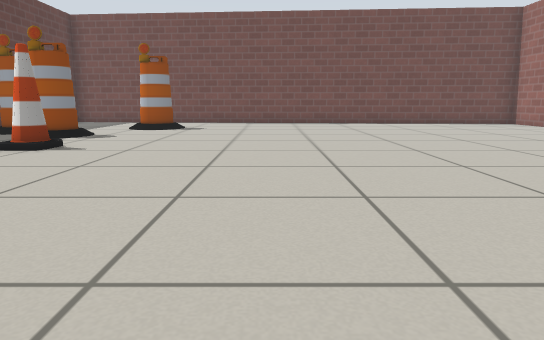
view 1 (above)

16 first-person views from a walk through a Gazebo world. The camera is 0.5 m above the floor, tilts 10° down and sees 70° across. The floor is counted in squares, 0.5 m on a side. Each view is taken from the middle of a square. On the plan, view 1 faces up. The plan holds only what a view shows up to about 13 squares ahead; the rest is blank. The robots in the file are not drawn. Gazebo's built-in surfaces are drawn with simple patterns.

view 2
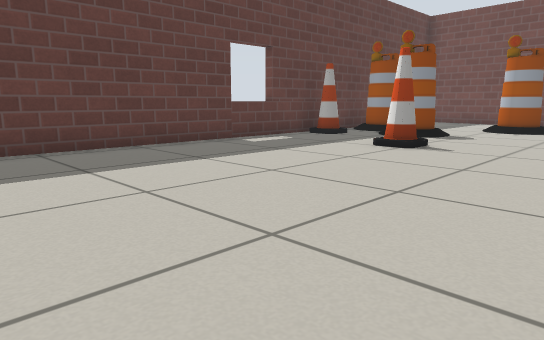

view 3
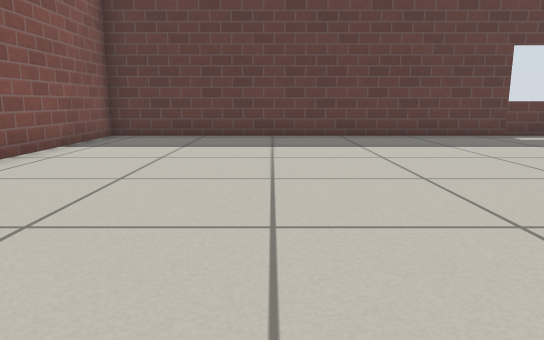

view 4
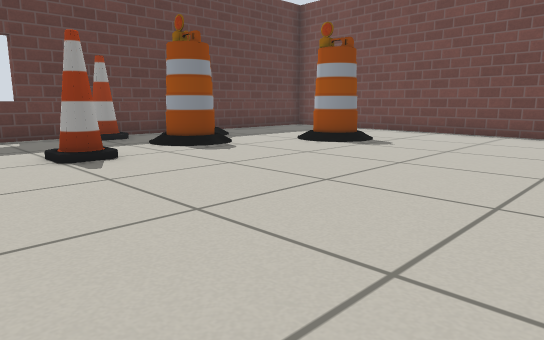

view 5
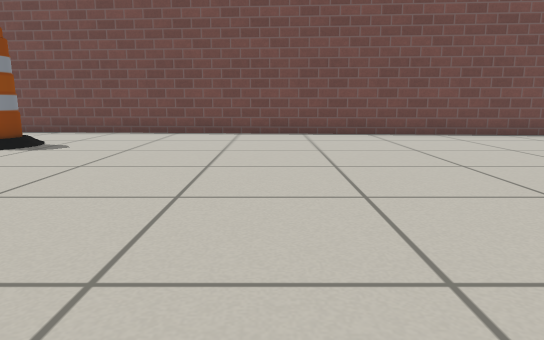

view 6
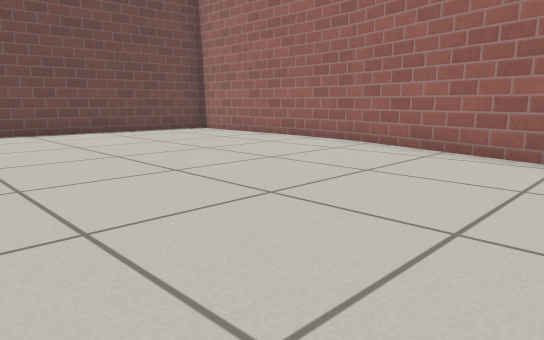

view 7
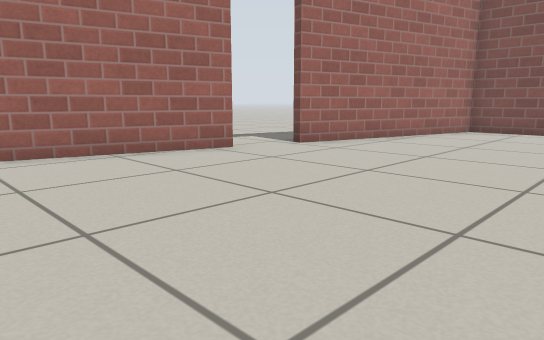

view 8
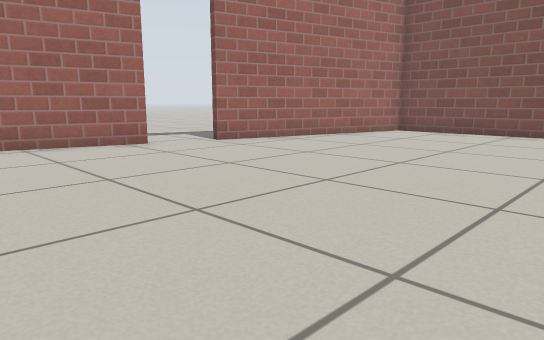

view 9
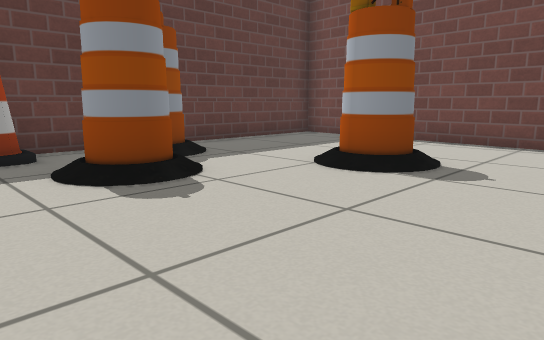

view 10
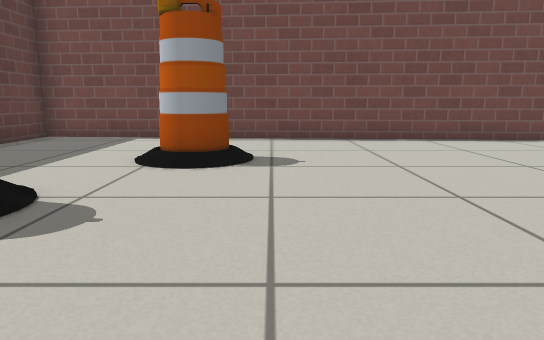

view 11
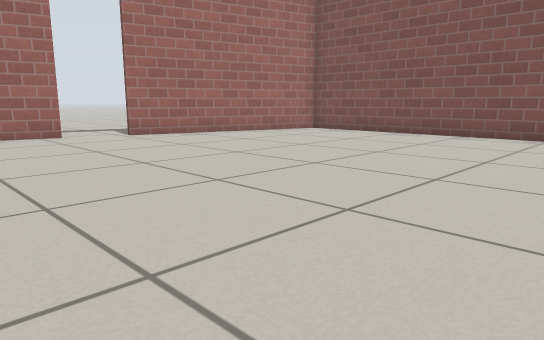

view 12
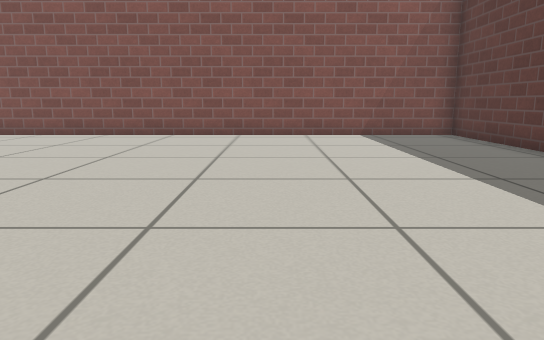

view 13
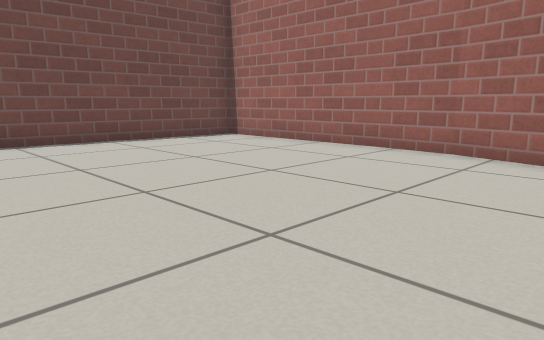

view 14
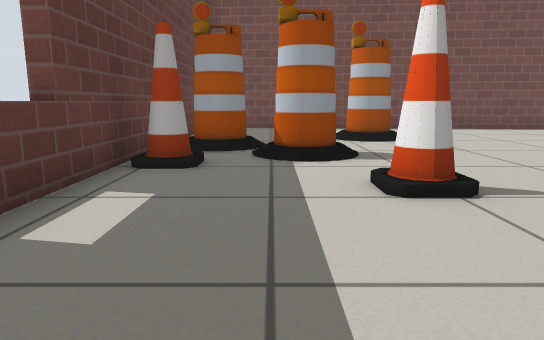

view 15
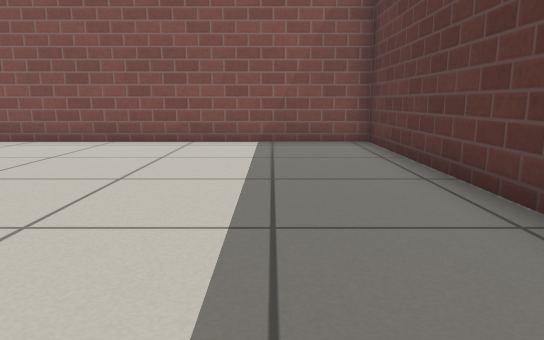

view 16
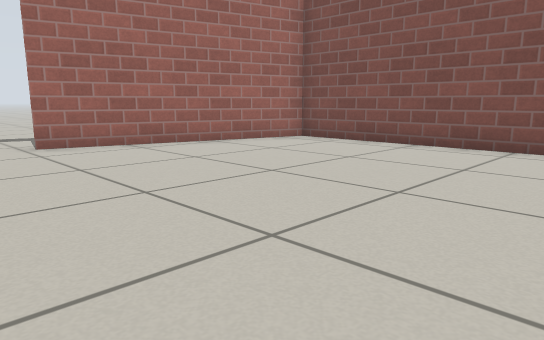

### Floor plan
Points are (right, up) in squares from view 1. A wall is a line through its corners. A room is listed if a view was taken in it or the views show most of it. See-through windows are left out.
Room 1 (views 1, 2, 3, 4, 5, 6, 7, 8, 9, 10, 11, 12, 13, 14, 15, 16)
walls: (8.7, 3.4) (10.7, 10.9); (10.8, 10.8) (10.8, 17.6) (-9.4, 19.1) (-9.4, -4.7) (6.5, -4.7) (8.2, 1.8) (8.6, 1.7)
ways out: open door at (9, 2.5)
objects: cone (-9, 10) to (-8, 10); barrel (-9, 12) to (-8, 13); barrel (-7, 11) to (-6, 12); cone (-5, 8) to (-5, 9); barrel (-5, 14) to (-4, 15)

Where each view was taken, in squares from view 1:
view 1: 0 up, 0 right, facing up
view 2: 0 up, 1 left, facing up-left
view 3: 0 up, 2 right, facing left
view 4: 6 up, 2 right, facing up-left
view 5: 6 up, 2 right, facing up
view 6: 5 up, 2 right, facing up-right
view 7: 9 up, 2 right, facing down-right
view 8: 8 up, 0 right, facing down-right
view 9: 9 up, 1 left, facing up-left
view 10: 8 up, 3 left, facing up
view 11: 7 up, 3 left, facing down-right
view 12: 7 up, 4 left, facing down
view 13: 8 up, 3 right, facing up-right
view 14: 4 up, 7 left, facing up
view 15: 5 up, 7 left, facing down
view 16: 4 up, 1 left, facing down-right
